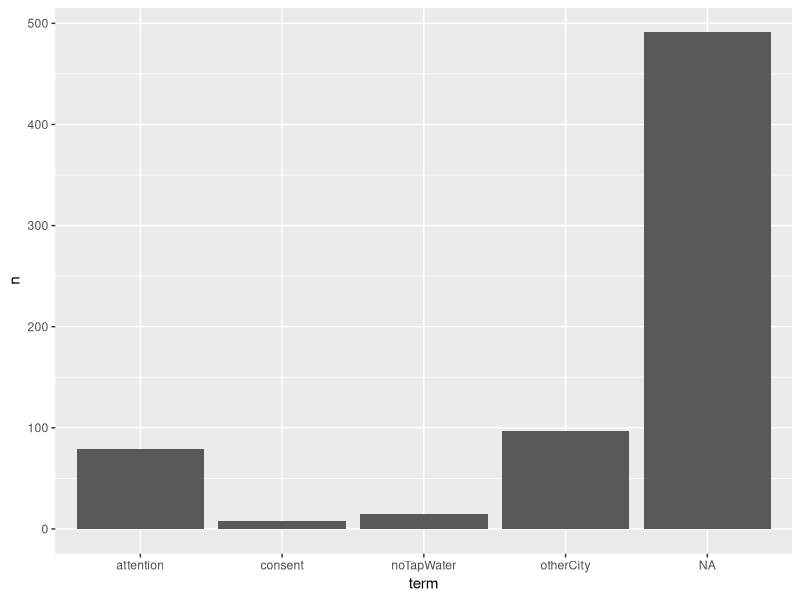

Recreate this plot in R.
## R4H2O: Data Science for Water Professionals
## Case Study 2: Chapter 7: Cleaning data

## Load data
library(tidyverse)
rawdata  <- read_csv("casestudy2/customer_survey.csv")

questions <- read_csv("casestudy2/customer_survey.csv", skip = 1, n_max = 1)
questions <- names(questions)

## Explore data
glimpse(rawdata)
View(rawdata)

## Clean headers
customers <- rawdata[-1, ]
customers <- type_convert(customers)
glimpse(customers)

## Terminated surveys
table(customers$term)
table(customers$term, useNA = "ifany") # Show all NA values

term <- count(customers, term)
ggplot(term, aes(term, n)) +
    geom_col()

## Remove terminated surveys and attention filter
customers <- filter(customers, is.na(term))
nrow(customers)

## Merge town names
table(customers$city)
cities <- tibble(city = 1:3,
                 city_name = c("Merton", "Snake's Canyon", "Wakefield"))
cities
customers <- left_join(customers, cities)

## Remove unwanted columns
names(customers)
customers <- select(customers, c(-2:-21, -34))

## Rename variables
customers <- rename(customers, survey_id = V1)
glimpse(customers)

write_csv(customers, "casestudy2/customer_survey_clean.csv")

## Nested (Excel style)
customers <- rename(select(left_join(filter(type_convert(rawdata[-1, ]), is.na(term)), cities), c(-2:-21, -34)), survey_id = V1)

## Piped
customers <- rawdata[-1, ] %>%
    type_convert() %>%
    filter(is.na(term)) %>%
    left_join(cities) %>% 
    select(c(-2:-21, -34)) %>%
    rename(survey_id = V1)
